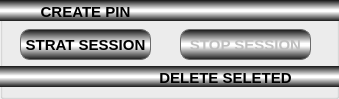
  <widget class="QGroupBox" name="groupSession">
   <property name="geometry">
    <rect>
     <x>0</x>
     <y>150</y>
     <width>339</width>
     <height>99</height>
    </rect>
   </property>
   <property name="sizePolicy">
    <sizepolicy hsizetype="Preferred" vsizetype="Preferred">
     <horstretch>0</horstretch>
     <verstretch>0</verstretch>
    </sizepolicy>
   </property>
   <property name="minimumSize">
    <size>
     <width>0</width>
     <height>98</height>
    </size>
   </property>
   <property name="title">
    <string/>
   </property>
   <property name="flat">
    <bool>true</bool>
   </property>
   <widget class="QFrame" name="sessionTop">
    <property name="geometry">
     <rect>
      <x>0</x>
      <y>0</y>
      <width>341</width>
      <height>21</height>
     </rect>
    </property>
    <property name="frameShape">
     <enum>QFrame::StyledPanel</enum>
    </property>
    <property name="frameShadow">
     <enum>QFrame::Raised</enum>
    </property>
    <widget class="QLabel" name="label">
     <property name="geometry">
      <rect>
       <x>0</x>
       <y>0</y>
       <width>341</width>
       <height>21</height>
      </rect>
     </property>
     <property name="sizePolicy">
      <sizepolicy hsizetype="Preferred" vsizetype="Fixed">
       <horstretch>0</horstretch>
       <verstretch>0</verstretch>
      </sizepolicy>
     </property>
     <property name="font">
      <font>
       <family>Arial</family>
       <pointsize>18</pointsize>
       <weight>75</weight>
       <bold>true</bold>
      </font>
     </property>
     <property name="styleSheet">
      <string>background-color: qlineargradient(spread:reflect, x1:1, y1:0, x2:1, y2:0.506, stop:0 rgba(20, 20, 20, 255), stop:0.920455 rgba(255, 255, 255, 255));</string>
     </property>
     <property name="text">
      <string/>
     </property>
     <property name="alignment">
      <set>Qt::AlignCenter</set>
     </property>
    </widget>
    <widget class="QPushButton" name="btnCreatePin">
     <property name="enabled">
      <bool>true</bool>
     </property>
     <property name="geometry">
      <rect>
       <x>10</x>
       <y>0</y>
       <width>151</width>
       <height>23</height>
      </rect>
     </property>
     <property name="font">
      <font>
       <family>Arial</family>
       <pointsize>11</pointsize>
       <weight>75</weight>
       <bold>true</bold>
      </font>
     </property>
     <property name="styleSheet">
      <string>background-color: rgba(255, 255, 255,0);border:0px;</string>
     </property>
     <property name="text">
      <string>CREATE PIN</string>
     </property>
     <property name="flat">
      <bool>true</bool>
     </property>
    </widget>
    <widget class="QLabel" name="lblUser">
     <property name="geometry">
      <rect>
       <x>180</x>
       <y>0</y>
       <width>16</width>
       <height>21</height>
      </rect>
     </property>
     <property name="styleSheet">
      <string>background-color: rgba(255, 255, 255, 0);</string>
     </property>
     <property name="text">
      <string/>
     </property>
    </widget>
    <widget class="QLabel" name="lblPincode">
     <property name="geometry">
      <rect>
       <x>210</x>
       <y>0</y>
       <width>131</width>
       <height>21</height>
      </rect>
     </property>
     <property name="font">
      <font>
       <family>Arial</family>
       <pointsize>11</pointsize>
       <weight>75</weight>
       <bold>true</bold>
      </font>
     </property>
     <property name="styleSheet">
      <string>background-color: rgba(255, 255, 255, 0);</string>
     </property>
     <property name="text">
      <string/>
     </property>
     <property name="alignment">
      <set>Qt::AlignCenter</set>
     </property>
    </widget>
   </widget>
   <widget class="QFrame" name="buttonGroup">
    <property name="geometry">
     <rect>
      <x>0</x>
      <y>21</y>
      <width>341</width>
      <height>45</height>
     </rect>
    </property>
    <property name="frameShape">
     <enum>QFrame::NoFrame</enum>
    </property>
    <property name="frameShadow">
     <enum>QFrame::Raised</enum>
    </property>
    <widget class="QPushButton" name="btnStartSession">
     <property name="enabled">
      <bool>true</bool>
     </property>
     <property name="geometry">
      <rect>
       <x>20</x>
       <y>8</y>
       <width>131</width>
       <height>31</height>
      </rect>
     </property>
     <property name="font">
      <font>
       <family>Arial</family>
       <pointsize>11</pointsize>
       <weight>75</weight>
       <bold>true</bold>
      </font>
     </property>
     <property name="styleSheet">
      <string>background-color: qlineargradient(spread:reflect, x1:1, y1:0, x2:1, y2:0.506, stop:0 rgba(20, 20, 20, 255), stop:0.920455 rgba(255, 255, 255, 255));
border:1px solid #6c6c6c;
border-radius:10px</string>
     </property>
     <property name="text">
      <string>STRAT SESSION</string>
     </property>
     <property name="icon">
      <iconset>
       <normaloff>:/Resources/play.png</normaloff>:/Resources/play.png</iconset>
     </property>
    </widget>
    <widget class="QPushButton" name="btnStopSession">
     <property name="enabled">
      <bool>false</bool>
     </property>
     <property name="geometry">
      <rect>
       <x>180</x>
       <y>8</y>
       <width>131</width>
       <height>31</height>
      </rect>
     </property>
     <property name="font">
      <font>
       <family>Arial</family>
       <pointsize>11</pointsize>
       <weight>75</weight>
       <bold>true</bold>
      </font>
     </property>
     <property name="styleSheet">
      <string>background-color: qlineargradient(spread:reflect, x1:1, y1:0, x2:1, y2:0.506, stop:0 rgba(20, 20, 20, 255), stop:0.920455 rgba(255, 255, 255, 255));
border:1px solid #6c6c6c;
border-radius:10px</string>
     </property>
     <property name="text">
      <string>STOP SESSION</string>
     </property>
     <property name="icon">
      <iconset>
       <normaloff>:/Resources/play.png</normaloff>:/Resources/play.png</iconset>
     </property>
    </widget>
   </widget>
   <widget class="QFrame" name="sessionDelete">
    <property name="geometry">
     <rect>
      <x>0</x>
      <y>66</y>
      <width>341</width>
      <height>21</height>
     </rect>
    </property>
    <property name="frameShape">
     <enum>QFrame::StyledPanel</enum>
    </property>
    <property name="frameShadow">
     <enum>QFrame::Raised</enum>
    </property>
    <widget class="QLabel" name="label_6">
     <property name="geometry">
      <rect>
       <x>0</x>
       <y>0</y>
       <width>341</width>
       <height>21</height>
      </rect>
     </property>
     <property name="sizePolicy">
      <sizepolicy hsizetype="Preferred" vsizetype="Fixed">
       <horstretch>0</horstretch>
       <verstretch>0</verstretch>
      </sizepolicy>
     </property>
     <property name="font">
      <font>
       <family>Arial</family>
       <pointsize>18</pointsize>
       <weight>75</weight>
       <bold>true</bold>
      </font>
     </property>
     <property name="styleSheet">
      <string>background-color: qlineargradient(spread:reflect, x1:1, y1:0, x2:1, y2:0.506, stop:0 rgba(20, 20, 20, 255), stop:0.920455 rgba(255, 255, 255, 255));</string>
     </property>
     <property name="text">
      <string/>
     </property>
     <property name="alignment">
      <set>Qt::AlignCenter</set>
     </property>
    </widget>
    <widget class="QPushButton" name="btnSelDel">
     <property name="geometry">
      <rect>
       <x>150</x>
       <y>0</y>
       <width>151</width>
       <height>23</height>
      </rect>
     </property>
     <property name="font">
      <font>
       <family>Arial</family>
       <pointsize>11</pointsize>
       <weight>75</weight>
       <bold>true</bold>
      </font>
     </property>
     <property name="styleSheet">
      <string>background-color: rgba(255, 255, 255,0);border:0px</string>
     </property>
     <property name="text">
      <string>DELETE SELETED</string>
     </property>
     <property name="flat">
      <bool>true</bool>
     </property>
    </widget>
    <widget class="QLabel" name="lblSelDel">
     <property name="geometry">
      <rect>
       <x>304</x>
       <y>3</y>
       <width>16</width>
       <height>16</height>
      </rect>
     </property>
     <property name="styleSheet">
      <string>background-color: rgba(255, 255, 255, 0);</string>
     </property>
     <property name="text">
      <string/>
     </property>
    </widget>
   </widget>
  </widget>
